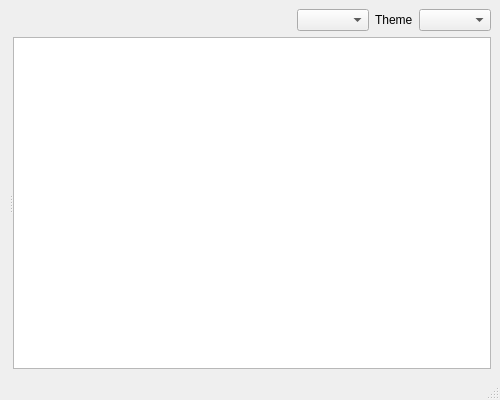
<?xml version="1.0" encoding="UTF-8"?>
<ui version="4.0">
 <class>MainWindow</class>
 <widget class="QMainWindow" name="MainWindow">
  <property name="geometry">
   <rect>
    <x>0</x>
    <y>0</y>
    <width>500</width>
    <height>400</height>
   </rect>
  </property>
  <property name="windowTitle">
   <string>Calculator</string>
  </property>
  <widget class="QWidget" name="centralwidget">
   <layout class="QVBoxLayout" name="verticalLayout">
    <item>
     <layout class="QHBoxLayout" name="horizontalLayout">
      <item>
       <spacer name="horizontalSpacer">
        <property name="orientation">
         <enum>Qt::Orientation::Horizontal</enum>
        </property>
        <property name="sizeHint" stdset="0">
         <size>
          <width>40</width>
          <height>20</height>
         </size>
        </property>
       </spacer>
      </item>
      <item>
       <widget class="QComboBox" name="cbMode"/>
      </item>
      <item>
       <widget class="QLabel" name="label">
        <property name="text">
         <string>Theme</string>
        </property>
       </widget>
      </item>
      <item>
       <widget class="QComboBox" name="cbTheme"/>
      </item>
     </layout>
    </item>
    <item>
     <widget class="QSplitter" name="splitter">
      <property name="orientation">
       <enum>Qt::Orientation::Horizontal</enum>
      </property>
      <widget class="QStackedWidget" name="stackedWidget"/>
      <widget class="QListWidget" name="listHistory"/>
     </widget>
    </item>
   </layout>
  </widget>
  <widget class="QMenuBar" name="menubar">
   <property name="geometry">
    <rect>
     <x>0</x>
     <y>0</y>
     <width>500</width>
     <height>21</height>
    </rect>
   </property>
  </widget>
  <widget class="QStatusBar" name="statusbar"/>
 </widget>
 <resources/>
 <connections/>
</ui>
